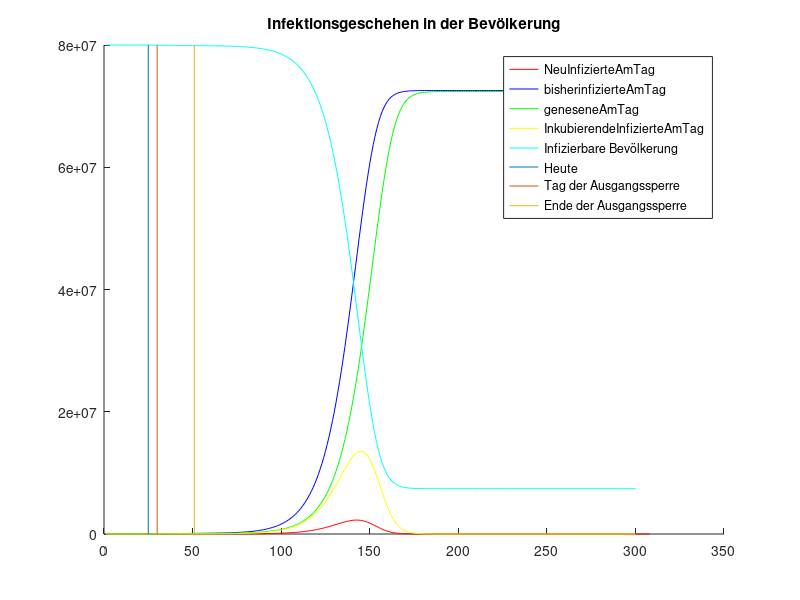

The MATLAB source for this figure: (Note: this script raises an error after producing the figure.)
close all
clear all


%%Inspired by Christopher Roemmelmayer
%%Implemented by Felix Kaiser

AnteilImmuner = 0;


Basisreproduktionszahl = 1.8; % Source: RKI gibt an, wie viele Menschen eine bereits erkrankte Person im Durchschnitt infiziert, falls die betroffene Bevölkerung weder geimpft noch anderweitig vor der Übertragung geschützt wird 
Nettoreproduktionszahl = Basisreproduktionszahl * (1-AnteilImmuner); % Source WIKI
Vorhersagezeitraum = 300;

AnteilKrankerZuBehandelnder = 0.1;% Konservative Wahrscheinlichkeiten, behandelt werden zu müssen
AnteilBehandelterAufIntensivMitBeatmung = 0.1;%Intensiv behandelt werden zu müssen
AnteilToterUnterSchwerenFaellen = 0.22; % zu sterben



Inkubationszeit = 5; %Source RKI Steckbrief
InfektioeseZeit = 4;
PneunmonieZeit = 3;
KrankenhausPhase = 14;


Population = 80e6 * ones(1,Vorhersagezeitraum);
neuInfizierteAmTag = zeros(1,Vorhersagezeitraum+8);
bisherInfizierteAmTag = zeros(1,Vorhersagezeitraum);
geneseneAmTag = zeros(1,Vorhersagezeitraum);
InkubierendeInfizierteAmTag = zeros(1, Vorhersagezeitraum);
InfektioeseInfizierteAmTag = zeros(1,Vorhersagezeitraum);
ZubehandelndeInfizierteAmTag = zeros(1,Vorhersagezeitraum);
IntensivPatientenAmTag = zeros(1,Vorhersagezeitraum);
ToteAmTag= zeros(1,Vorhersagezeitraum);
bisherToteAmTag= zeros(1,Vorhersagezeitraum);
neuGeneseneAmTag = zeros(1,Vorhersagezeitraum);
AnteilImmuner = zeros(1,Vorhersagezeitraum);



anstiegFaelleInGerProTagHistory = [2;3;5;27;13; 51;33;38;52;160;239;156;107;237;157;271;802;693;733;1043;1174;1144;1042;2801;2958];

simStart = length(anstiegFaelleInGerProTagHistory);

neuInfizierteAmTag(1:simStart) = anstiegFaelleInGerProTagHistory;

est_Nettoreproduktionszahl = anstiegFaelleInGerProTagHistory(end)*InfektioeseZeit / sum(anstiegFaelleInGerProTagHistory(end-(Inkubationszeit+InfektioeseZeit):end-Inkubationszeit))

BasisreproduktionsrateArray = ones(1,Vorhersagezeitraum);
NettoreproduktionszahlArray = ones(1,Vorhersagezeitraum);

%%%%CHANGE MODE AND PARAMETERS HERE
MODE = 3; 

if (MODE == 1)
    disp('Manuelle Basisreproduktionszahl');
    BasisreproduktionsrateArray = ones(1,Vorhersagezeitraum) * Basisreproduktionszahl;
    NettoreproduktionszahlArray = ones(1,Vorhersagezeitraum) * Basisreproduktionszahl;
elseif (MODE == 2)
    
    disp('Berechnete Basisreproduktionszahl');
    est_Nettoreproduktionszahl = anstiegFaelleInGerProTagHistory(end)*InfektioeseZeit / sum(anstiegFaelleInGerProTagHistory(end-(Inkubationszeit+InfektioeseZeit):end-Inkubationszeit))
    disp(est_Nettoreproduktionszahl);
    BasisreproduktionsrateArray = ones(1,Vorhersagezeitraum) * est_Nettoreproduktionszahl;
    NettoreproduktionszahlArray = ones(1,Vorhersagezeitraum) * est_Nettoreproduktionszahl;
        
elseif (MODE == 3)
        
    disp('Manuelle Basisreproduktionszahl + Ausgangssperre mit einstellbarer Ausgangssperre');
    
    Tag_der_Ausgangssperre = 30;
    Tag_des_Ende_der_Ausgangssperre = 51;
    Basisreproduktionsrate_Nach_Ausgangssperre = 0.8;
        
    BasisreproduktionsrateArray = ones(1,Vorhersagezeitraum);
    BasisreproduktionsrateArray(1:end) = Basisreproduktionszahl;
    BasisreproduktionsrateArray(Tag_der_Ausgangssperre + 1:Tag_des_Ende_der_Ausgangssperre) = Basisreproduktionsrate_Nach_Ausgangssperre;
    
    NettoreproduktionszahlArray =  ones(1,Vorhersagezeitraum);
end


IMPFUNG = 0;

if (IMPFUNG)
    
    disp('Impfung aktiviert');
    Tag_der_Markteinfuehrung = 50;
    taegliche_Impfungen = 5e5;
end


GesamtIntensivBetten = 28000; % Gesamt Intensivbetten
IntensivKapazitaet = zeros(1,Vorhersagezeitraum) + GesamtIntensivBetten*0.21;

INTENSIV_AUSBAU = 0;

if (INTENSIV_AUSBAU)
    Tag_des_Beginns = simStart;
    taeglich_neue_Betten = 1000;
    
    for ausbauTag = (Tag_des_Beginns:Vorhersagezeitraum)
        IntensivKapazitaet(ausbauTag) = IntensivKapazitaet(ausbauTag-1) + taeglich_neue_Betten;

    end
    
end











for t = 1:Vorhersagezeitraum
    
    if t>=simStart-Inkubationszeit
        % Gleichverteilte Infektion neuer Personen über den Infektionszeitraum
        for x = (t+Inkubationszeit):(min(Vorhersagezeitraum,t+Inkubationszeit+InfektioeseZeit-1))

            neuInfizierteAmTag(x) = neuInfizierteAmTag(x) + neuInfizierteAmTag(t)*NettoreproduktionszahlArray(t) / InfektioeseZeit;

        end
    end
    
    %Infizierte in Inkubationszeit
    InkubierendeInfizierteAmTag(t) = sum(neuInfizierteAmTag(max(1,t-(Inkubationszeit)):t));
                         
    %Infektiöse und symptomezeigende Infizierte
    InfektioeseInfizierteAmTag(t) = sum(neuInfizierteAmTag(max(1,t-(InfektioeseZeit+Inkubationszeit)):t-Inkubationszeit));
    
    %ZubehandelndeInfizierte
    ZubehandelndeInfizierteAmTag(t) = AnteilKrankerZuBehandelnder * sum(neuInfizierteAmTag(max(1,t-(Inkubationszeit+InfektioeseZeit+PneunmonieZeit)):max(1,t-(Inkubationszeit+InfektioeseZeit))));
  
    %IntensivPatienten
    IntensivPatientenAmTag(t) = AnteilKrankerZuBehandelnder * AnteilBehandelterAufIntensivMitBeatmung*  sum(neuInfizierteAmTag(max(1,t-(Inkubationszeit+InfektioeseZeit+PneunmonieZeit+KrankenhausPhase)):max(1,t-(Inkubationszeit+InfektioeseZeit+PneunmonieZeit))));
    
    %Tote
    if t>Inkubationszeit+InfektioeseZeit+PneunmonieZeit+KrankenhausPhase
        ToteAmTag(t) = AnteilKrankerZuBehandelnder * AnteilBehandelterAufIntensivMitBeatmung * AnteilToterUnterSchwerenFaellen * neuInfizierteAmTag(t-(Inkubationszeit+InfektioeseZeit+PneunmonieZeit+KrankenhausPhase));
    end
    bisherToteAmTag(t) = bisherToteAmTag(max(1,t-1)) + ToteAmTag(t);
    Population(t) = Population(max(1,t-1))-ToteAmTag(t);
    
    %bisherInfizierte kumulativ
    bisherInfizierteAmTag(t) = bisherInfizierteAmTag(max(1,t-1)) + neuInfizierteAmTag(t);
    
    
    %Begrenzung: Es kann nur die ganze Population angesteckt werden
    if (bisherInfizierteAmTag(t) + neuInfizierteAmTag(t+1) > Population(t))
        neuInfizierteAmTag(t+1) = Population(t) - bisherInfizierteAmTag(t);
    end
    
    
    
    if(t>Inkubationszeit+InfektioeseZeit)
       % geneseneAmTag(t) = sum(neuInfizierteAmTag(1:t-(Inkubationszeit+InfektioeseZeit)));
    end
    
    if(t>Inkubationszeit+InfektioeseZeit)
        
        neuGeneseneAmTag(t) = (1-AnteilKrankerZuBehandelnder) * neuInfizierteAmTag(t-(Inkubationszeit+InfektioeseZeit));
        
        if(t>Inkubationszeit+InfektioeseZeit+ PneunmonieZeit)
            
            neuGeneseneAmTag(t) = neuGeneseneAmTag(t)+ AnteilKrankerZuBehandelnder *  (1- AnteilBehandelterAufIntensivMitBeatmung) * neuInfizierteAmTag(t-(Inkubationszeit+InfektioeseZeit + PneunmonieZeit));
    
    
            if (t>Inkubationszeit+InfektioeseZeit+ PneunmonieZeit+KrankenhausPhase)
                    
                 neuGeneseneAmTag(t) = neuGeneseneAmTag(t)+ AnteilKrankerZuBehandelnder *  AnteilBehandelterAufIntensivMitBeatmung * neuInfizierteAmTag(t-(Inkubationszeit+InfektioeseZeit + PneunmonieZeit + KrankenhausPhase)) - ToteAmTag(t);
    
            end    
        end
    end
    
    geneseneAmTag(t) = geneseneAmTag(max(1,t-1))+ neuGeneseneAmTag(t);
                   
    
    
    AnteilImmuner(t+1) = AnteilImmuner(t)+neuInfizierteAmTag(t)/Population(t);
    
    if (IMPFUNG == 1)
        if (t>Tag_der_Markteinfuehrung)
            AnteilImmuner(t+1) = AnteilImmuner(t+1) + taegliche_Impfungen/Population(t);
        end
    end
    
    if(AnteilImmuner(t+1) >1) 
        AnteilImmuner(t+1)=1;
    end
    
    NettoreproduktionszahlArray(t+1) = BasisreproduktionsrateArray(t) * (1-AnteilImmuner(t+1));
    
    
end

figure(1)
hold on
plot(neuInfizierteAmTag,'r');
plot(bisherInfizierteAmTag,'b');
plot(geneseneAmTag, 'g');
plot(InkubierendeInfizierteAmTag,'y');
plot(1:Vorhersagezeitraum,Population(1:Vorhersagezeitraum).*(1-AnteilImmuner(1:Vorhersagezeitraum)),'c');
title('Infektionsgeschehen in der Bevölkerung');
y = ylim; % current y-axis limits
plot([simStart simStart],[y(1) y(2)])
if(MODE == 3)
    plot([Tag_der_Ausgangssperre Tag_der_Ausgangssperre],[y(1) y(2)])
    plot([Tag_des_Ende_der_Ausgangssperre Tag_des_Ende_der_Ausgangssperre],[y(1) y(2)])
    legend('NeuInfizierteAmTag', 'bisherinfizierteAmTag','geneseneAmTag','InkubierendeInfizierteAmTag','Infizierbare Bevölkerung', 'Heute', 'Tag der Ausgangssperre', 'Ende der Ausgangssperre');
else
    legend('NeuInfizierteAmTag', 'bisherinfizierteAmTag','geneseneAmTag','InkubierendeInfizierteAmTag','Infizierbare Bevölkerung', 'Heute');
end
legend('Location','NW');
set(gcf,'Position',[10 10 2000 1000])
figure(2)
hold on
plot(ZubehandelndeInfizierteAmTag,'g')
plot(IntensivPatientenAmTag,'y')
plot(ToteAmTag,'r')
plot(bisherToteAmTag,'bl')

title('Auslastung Gesundheitssystem');
x = xlim; % current y-axis limits
plot(IntensivKapazitaet)


y = ylim; % current y-axis limits
plot([simStart simStart],[y(1) y(2)])

if(MODE == 3)
    plot([Tag_der_Ausgangssperre Tag_der_Ausgangssperre],[y(1) y(2)])
    plot([Tag_des_Ende_der_Ausgangssperre Tag_des_Ende_der_Ausgangssperre],[y(1) y(2)])
   legend('ZubehandelndeInfizierteAmTag','IntensivPatientenAmTag','ToteAmTag','bisherToteAmTag','Intensivbetten','Heute', 'Tag der Ausgangssperre', 'Ende der Ausgangssperre');
else
    legend('ZubehandelndeInfizierteAmTag','IntensivPatientenAmTag','ToteAmTag','bisherToteAmTag','Intensivbetten', 'Heute')
end
legend('Location','NW');
set(gcf,'Position',[10 10 2000 1000])
figure(3)
hold on
plot(neuInfizierteAmTag,'r');
plot(bisherInfizierteAmTag,'b');
plot(geneseneAmTag, 'g');
plot(InkubierendeInfizierteAmTag,'y');
plot(1:Vorhersagezeitraum,Population(1:Vorhersagezeitraum).*(1-AnteilImmuner(1:Vorhersagezeitraum)),'c');
title('Infektionsgeschehen in der Bevölkerung ZOOMED');
ylim([0 bisherInfizierteAmTag(end)])
y = ylim; % current y-axis limits
plot([simStart simStart],[y(1) y(2)])
if(MODE == 3)
    plot([Tag_der_Ausgangssperre Tag_der_Ausgangssperre],[y(1) y(2)])
    
    plot([Tag_des_Ende_der_Ausgangssperre Tag_des_Ende_der_Ausgangssperre],[y(1) y(2)])
    legend('NeuInfizierteAmTag', 'bisherinfizierteAmTag','geneseneAmTag','InkubierendeInfizierteAmTag','Infizierbare Bevölkerung', 'Heute', 'Tag der Ausgangssperre', 'Ende der Ausgangssperre');
else
    legend('NeuInfizierteAmTag', 'bisherinfizierteAmTag','geneseneAmTag','InkubierendeInfizierteAmTag','Infizierbare Bevölkerung', 'Heute');
end
legend('Location','NW');
set(gcf,'Position',[10 10 2000 1000])

figure(4)
hold on
plot(ZubehandelndeInfizierteAmTag,'g')
plot(IntensivPatientenAmTag,'y')
plot(ToteAmTag,'r')
plot(bisherToteAmTag,'bl')

title('Auslastung Gesundheitssystem ZOOMED');
xlim([0 Vorhersagezeitraum]);
ylim([0 1.1*IntensivKapazitaet(end)]);
plot(IntensivKapazitaet)


y = ylim; % current y-axis limits
plot([simStart simStart],[y(1) y(2)])

if(MODE == 3)
    plot([Tag_der_Ausgangssperre Tag_der_Ausgangssperre],[y(1) y(2)])
    
    plot([Tag_des_Ende_der_Ausgangssperre Tag_des_Ende_der_Ausgangssperre],[y(1) y(2)])
   legend('ZubehandelndeInfizierteAmTag','IntensivPatientenAmTag','ToteAmTag','bisherToteAmTag','Intensivbetten','Heute', 'Tag der Ausgangssperre', 'Ende der Ausgangssperre');
else
    legend('ZubehandelndeInfizierteAmTag','IntensivPatientenAmTag','ToteAmTag','bisherToteAmTag','Intensivbetten', 'Heute')
end
legend('Location','NW');
set(gcf,'Position',[10 10 2000 1000])
figure(5)
hold on
plot(neuInfizierteAmTag,'r');
plot(bisherInfizierteAmTag,'b');
plot(geneseneAmTag, 'g');
plot(InkubierendeInfizierteAmTag,'y');
plot(1:Vorhersagezeitraum,Population(1:Vorhersagezeitraum).*(1-AnteilImmuner(1:Vorhersagezeitraum)),'c');
title('Infektionsgeschehen in der Bevölkerung ZOOMED');
ylim([0 bisherInfizierteAmTag(simStart+10)])
y = ylim; % current y-axis limits
xlim([0 simStart+10]);
plot([simStart simStart],[y(1) y(2)])
if(MODE == 3)
    plot([Tag_der_Ausgangssperre Tag_der_Ausgangssperre],[y(1) y(2)])
    
    plot([Tag_des_Ende_der_Ausgangssperre Tag_des_Ende_der_Ausgangssperre],[y(1) y(2)])
    legend('NeuInfizierteAmTag', 'bisherinfizierteAmTag','geneseneAmTag','InkubierendeInfizierteAmTag','Infizierbare Bevölkerung', 'Heute', 'Tag der Ausgangssperre', 'Ende der Ausgangssperre');
else
    legend('NeuInfizierteAmTag', 'bisherinfizierteAmTag','geneseneAmTag','InkubierendeInfizierteAmTag','Infizierbare Bevölkerung', 'Heute');
end

legend('Location','NW');
set(gcf,'Position',[10 10 2000 1000])
